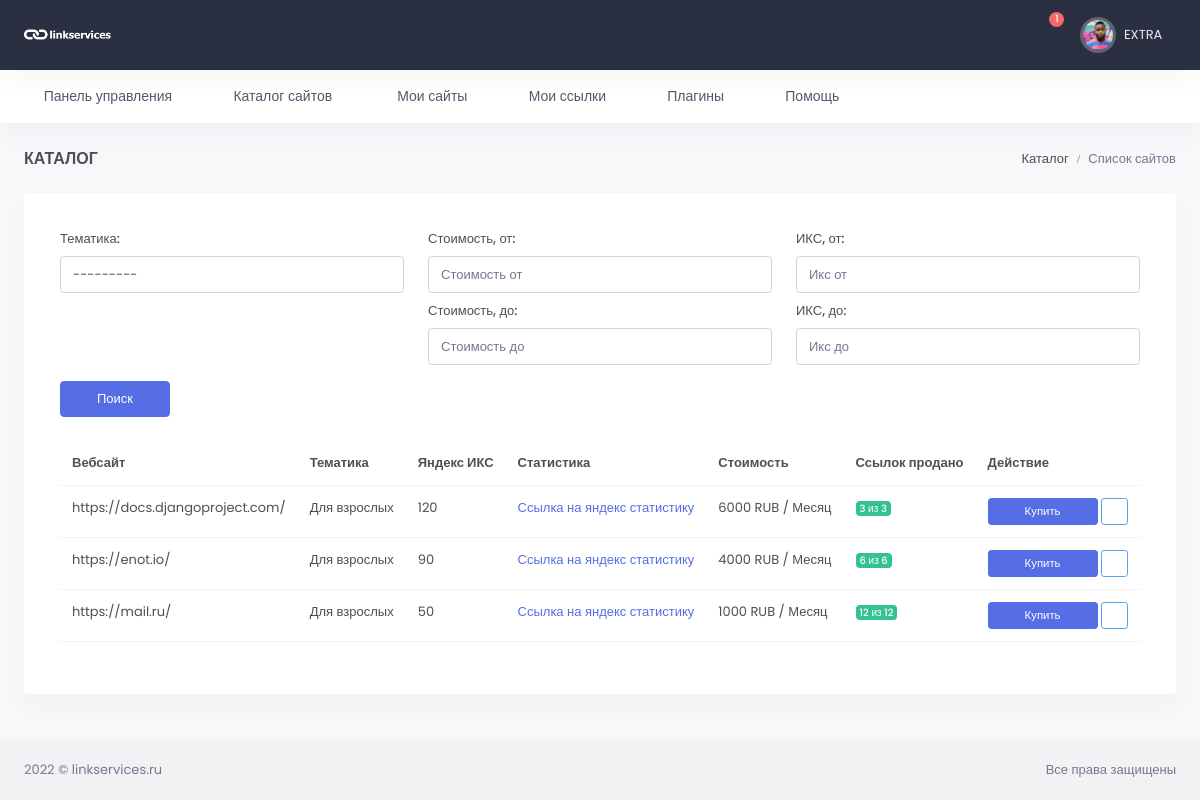
The app's page /catalog/ (signed in) with its own data.
### users/models.py (models this page shows, shortened)
class User(AbstractUser):
    email = models.EmailField(_("email address"), unique=True, )
    email_verify = models.BooleanField(default=False)
    USERNAME_FIELD = 'email'
    REQUIRED_FIELDS = ['username']
    class Meta:
        verbose_name = _("Пользователь")
        verbose_name_plural = _("Пользователи")
        ordering = ('-date_joined',)

class Profile(models.Model):
    user = models.OneToOneField(User, verbose_name="Пользователь",
                                related_name='profile', null=True, on_delete=models.CASCADE)
    chat_id = models.CharField(max_length=100, blank=True, null=True, verbose_name='Чат ID телеграмм')
    TOKEN = models.CharField(max_length=100, blank=True, null=True)
    wmz = models.CharField(max_length=200, blank=True, null=True, verbose_name='WMZ-кошелёк')
    ymoney = models.CharField(max_length=200, blank=True, null=True, verbose_name='ЮMoney-кошелёк')
    current_balance = models.PositiveIntegerField(default=0, blank=True, null=True, verbose_name="Текущий баланс")
    hold_balance = models.PositiveIntegerField(default=0, blank=True, null=True, verbose_name='На удержании')
    output_balance = models.PositiveIntegerField(default=0, blank=True, null=True, verbose_name='Ожидает вывода')
    name_telegram = models.CharField(blank=True, null=True, max_length=100, verbose_name='Телеграмм')
    avatar = models.ImageField(upload_to='avatar/%Y/%m/%d/', blank=True, null=True, verbose_name='Аватар')
    created = models.DateTimeField(auto_now_add=True, verbose_name='Создан')
    update = models.DateTimeField(auto_now=True, verbose_name='Обновлён')
    class Meta:
        verbose_name = 'Профиль пользователя'
        verbose_name_plural = 'Профили пользователей'

### site_app/models.py (models this page shows, shortened)
class WebSite(models.Model):
    url = models.CharField(max_length=255, verbose_name='url сайта')
    user = models.ForeignKey(Profile, related_name='user_website', on_delete=models.CASCADE,
                             max_length=100, blank=True, null=True, verbose_name='email заказчика')
    category = models.ForeignKey(Category, on_delete=models.CASCADE, verbose_name='Тематика')
    price = models.IntegerField(verbose_name='Цена')
    status = models.ForeignKey(Status, verbose_name='Статус', on_delete=models.CASCADE, blank=True, null=True)
    total_link = models.IntegerField(verbose_name='Всего ссылок', blank=True, null=True)
    yandex_x = models.IntegerField(verbose_name='Яндекс Икс', blank=True, null=True)
    yandex_stat = models.CharField(max_length=255, verbose_name='Яндекс статистика')
    password_yandex = models.CharField(max_length=250, verbose_name='Пароль от статистики', blank=True, null=True)
    created = models.DateTimeField(auto_now_add=True, verbose_name='Добавлено')
    update = models.DateTimeField(auto_now=True, verbose_name='Изменено')
    class Meta:
        verbose_name = 'Сайт'
        verbose_name_plural = 'Сайты'
        ordering = ('-created',)
    def get_absolute_url(self):
        return reverse('buy-link', kwargs={"pk": self.pk})

class Category(models.Model):
    name = models.CharField(max_length=200, verbose_name='Тематика')
    slug = models.SlugField()
    def __str__(self):
        return self.name
    class Meta:
        verbose_name = 'Тематика'
        verbose_name_plural = 'Тематики'
        ordering = ('name',)

### main/views.py (the view)
# urls.py: path('catalog/', Catalog.as_view(), name='catalog'),
class Catalog(LoginRequiredMixin, FilterView, ListView):
    template_name = 'main/catalog.html'
    context_object_name = 'website'
    paginate_by = 15
    filterset_class = SiteFilter
    def get_queryset(self):
        return WebSite.objects.filter(status__name='Опубликовано')\
            .select_related('category').exclude(user=self.request.user.profile)
    def get_context_data(self, *, object_list=None, **kwargs):
        context = super(Catalog, self).get_context_data(**kwargs)
        context['title'] = 'Каталог сайтов'
        return context

### main/templates/main/catalog.html (shortened to what this page needs)
{% extends 'base.html' %}
{% load static %}
{% block content %}
<div id="layout-wrapper">
    <div class="main-content">
        <div class="page-content">
            <div class="container-fluid">
                <div class="row">
                    <div class="col-12">
                        <div class="page-title-box d-sm-flex align-items-center justify-content-between">
                            <h4 class="mb-sm-0 font-size-18">Каталог</h4>
                            <div class="page-title-right">
                                <ol class="breadcrumb m-0">
                                    <li class="breadcrumb-item"><a href="javascript: void(0);">Каталог</a></li>
                                    <li class="breadcrumb-item active">Список сайтов</li>
                                </ol>
                            </div>
                        </div>
                    </div>
                </div>
                <div class="row">
                    <div class="col-lg-12">
                        <div class="card">
                            <div class="card-body">
                                <div class="tab-content p-3">
                                    <div class="tab-pane active" id="all-order" role="tabpanel">
                                        <form method="get">
                                            <div class="row">
                                                <div class="col-xl col-sm-6">
                                                    <div class="mb-3">
                                                        <label class="form-label">Тематика:</label>
                                                        {{ filter.form.category }}
                                                    </div>
                                                </div>
                                                <div class="col-xl col-sm-6">
                                                    <div class="mb-3">
                                                        <label class="form-label">Стоимость, от:</label>
                                                        <input type="number" class="form-control" id="id_price__gt"
                                                               placeholder="Стоимость от" name="price__gt" step="any">
                                                        <label class="form-label mt-2">Стоимость, до:</label>
                                                        <input type="number" class="form-control" id="id_price__lt"
                                                               placeholder="Стоимость до" name="price__lt" step="any">
                                                    </div>
                                                </div>
                                                <div class="col-xl col-sm-6">
                                                    <div class="mb-3">
                                                        <label class="form-label">ИКС, от:</label>
                                                       <input type="number" class="form-control" id="id_yandex_x__gt"
                                                               placeholder="Икс от" name="yandex_x__gt" step="any">
                                                        <label class="form-label mt-2">ИКС, до:</label>
                                                         <input type="number" class="form-control" id="id_yandex_x__lt"
                                                               placeholder="Икс до" name="yandex_x__lt" step="any">
                                                    </div>
                                                </div>
                                            </div>
                                            <div class="row">
                                                <div class="col-xl col-sm-6 align-self-end">
                                                    <div class="mb-3">
                                                        <button type="submit" class="btn btn-primary w-md">Поиск
                                                        </button>
                                                    </div>
                                                </div>
                                            </div>
                                        </form>
                                        <div class="table-responsive mt-2">
                                            <table class="table table-hover datatable dt-responsive nowrap"
                                                   style="border-collapse: collapse; border-spacing: 0; width: 100%;">
                                                <thead>
                                                <tr>
                                                    <th scope="col">Вебсайт</th>
                                                    <th scope="col">Тематика</th>
                                                    <th scope="col">Яндекс ИКС</th>
                                                    <th scope="col">Статистика</th>
                                                    <th scope="col">Стоимость</th>
                                                    <th scope="col">Ссылок продано</th>
                                                    <th scope="col">Действие</th>
                                                </tr>
                                                </thead>
                                                <tbody>
                                                {% for item in website %}
                                                {% include 'main/partials/itemSites.html' %}
                                                {% endfor %}
                                                </tbody>
                                            </table>
                                        </div>
                                    </div>
                                </div>
                            </div>
                        </div>
                    </div>
                </div>
            </div>
        </div>
    </div>
</div>
{% endblock %}

### templates/inc/_header.html (shortened to what this page needs)
{% load static %}
<header id="page-topbar">
    <div class="navbar-header">
        <div class="d-flex">
            <div class="navbar-brand-box">
                <a href="{% url 'profile' pk=user.id %}" class="logo logo-light">
                    <span class="logo-lg">
                                    <img src="{% static '/images/logo-light.png' %}" alt="" height="19">
                                </span>
                </a>
            </div>
        </div>
        <div class="d-flex">
            <div class="dropdown d-none d-lg-inline-block ms-1">
                <button type="button" class="btn header-item noti-icon waves-effect"
                        data-bs-toggle="dropdown" aria-haspopup="true" aria-expanded="false">
                    <i class="bx bx-customize"></i>
                </button>
            </div>
            <div class="dropdown d-inline-block">
                <button type="button" class="btn header-item noti-icon waves-effect"
                        id="page-header-notifications-dropdown"
                        data-bs-toggle="dropdown" aria-haspopup="true" aria-expanded="false">
                    <i class="bx bx-bell bx-tada"></i>
                    <span class="badge bg-danger rounded-pill">1</span>
                </button>
            </div>
            <div class="dropdown d-inline-block">
                <button type="button" class="btn header-item waves-effect" id="page-header-user-dropdown"
                        data-bs-toggle="dropdown" aria-haspopup="true" aria-expanded="false">
                    <img class="rounded-circle header-profile-user"
                         src="{% if user.profile.avatar %}{{ user.profile.avatar.url }}{% else %}{% static '/images/favicon.ico' %}{% endif %}"
                     alt="Header Avatar">
                    <span class="d-none d-xl-inline-block ms-1" key="t-henry">{{ user.username }}</span>
                    <i class="mdi mdi-chevron-down d-none d-xl-inline-block"></i>
                </button>
            </div>
        </div>
    </div>
</header>
<div class="topnav">
    <div class="container-fluid">
        <nav class="navbar navbar-light navbar-expand-lg topnav-menu">
            <div class="collapse navbar-collapse" id="topnav-menu-content">
                <ul class="navbar-nav">
                    <li class="nav-item dropdown">
                        <a class="nav-link dropdown-toggle arrow-none" href="{% url 'profile' pk=user.id %}" id="topnav-dashboard"
                           role="button">
                            <i class="bx bx-home-circle me-2"></i><span key="t-dashboards">Панель управления</span>
                        </a>
                    </li>
                    <li class="nav-item dropdown">
                        <a class="nav-link dropdown-toggle arrow-none" href="{% url 'catalog' %}" id="topnav-dashboard"
                           role="button">
                            <i class="bx bx-home-circle me-2"></i><span key="t-dashboards">Каталог сайтов</span>
                        </a>
                    </li>
                    <li class="nav-item dropdown">
                        <a class="nav-link dropdown-toggle arrow-none" href="{% url 'my-sites' %}" id="topnav-uielement"
                           role="button">
                            <i class="bx bx-tone me-2"></i>
                            <span key="t-ui-elements">Мои сайты</span>
                        </a>
                    </li>
                    <li class="nav-item dropdown">
                        <a class="nav-link dropdown-toggle arrow-none" href="{% url 'my-links' %}" id="topnav-pages"
                           role="button">
                            <i class="bx bx-customize me-2"></i><span key="t-apps">Мои ссылки</span>
                        </a>
                    </li>
                    <li class="nav-item dropdown">
                        <a class="nav-link dropdown-toggle arrow-none" href="{% url 'plugins' %}" id="topnav-components"
                           role="button">
                            <i class="bx bx-collection me-2"></i><span key="t-components">Плагины</span>
                        </a>
                    </li>
                    <li class="nav-item dropdown">
                        <a class="nav-link dropdown-toggle arrow-none" href="{% url 'help' %}" id="topnav-more"
                           role="button">
                            <i class="bx bx-file me-2"></i><span key="t-extra-pages">Помощь</span>
                        </a>
                    </li>
                </ul>
            </div>
        </nav>
    </div>
</div>

### main/templates/main/partials/itemSites.html
<tr>
    <td>{{ item.url }}</td>
    <td>{{ item.category }}</td>
    <td>{{ item.yandex_x }}</td>
    <td><a href="{{ item.yandex_stat }}"> Ссылка на яндекс статистику</a></td>
    <td>{{ item.price }} RUB / Месяц</td>
    <td>
        <span class="badge bg-success font-size-10">{{ item.link_set.count }} из {{ item.total_link }}</span>
    </td>
    <td>
        <a href="{{ item.get_absolute_url }}" class="btn btn-primary btn-sm w-md">Купить</a>
        <a href="{{ item.url}}" class="btn btn-outline-info btn-sm"><i
                class="mdi mdi-web"></i></a>
    </td>
</tr>

### records on screen
User: avatar (picture), username "EXTRA"
WebSite: url "https://docs.djangoproject.com/", category "Для взрослых", yandex_x "120", price "6000", link_set.count "3", total_link "3"
WebSite: url "https://enot.io/", category "Для взрослых", yandex_x "90", price "4000", link_set.count "6", total_link "6"
WebSite: url "https://mail.ru/", category "Для взрослых", yandex_x "50", price "1000", link_set.count "12", total_link "12"
